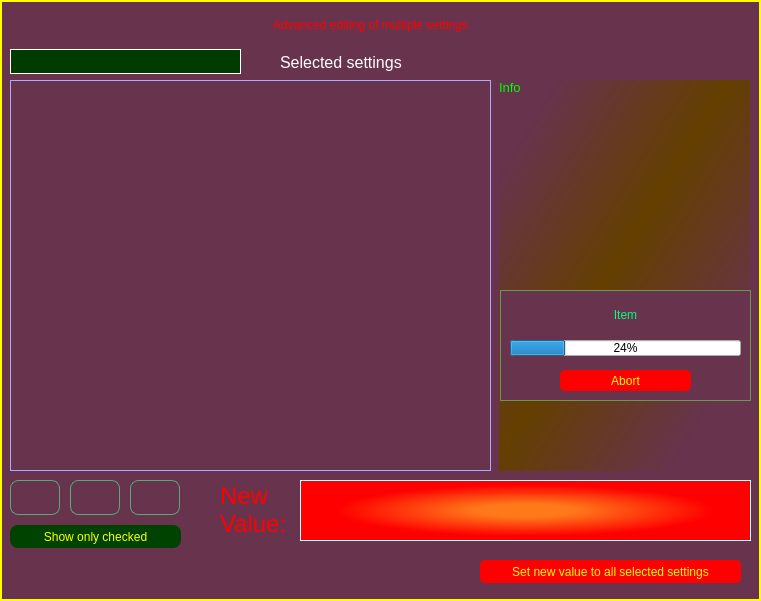
  <widget class="QFrame" name="frm_adv">
   <property name="geometry">
    <rect>
     <x>10</x>
     <y>100</y>
     <width>761</width>
     <height>601</height>
    </rect>
   </property>
   <property name="styleSheet">
    <string notr="true">QFrame {background-color: rgb(103, 51, 77); border: 2px solid #ffff00;}</string>
   </property>
   <property name="frameShape">
    <enum>QFrame::StyledPanel</enum>
   </property>
   <property name="frameShadow">
    <enum>QFrame::Raised</enum>
   </property>
   <widget class="QLabel" name="label">
    <property name="geometry">
     <rect>
      <x>10</x>
      <y>10</y>
      <width>721</width>
      <height>31</height>
     </rect>
    </property>
    <property name="styleSheet">
     <string notr="true">QLabel {color: rgb(255, 0, 0); font: 75 18pt &quot;Arial&quot;;  border: 0px;}</string>
    </property>
    <property name="text">
     <string>Advanced editing of multiple settings</string>
    </property>
    <property name="alignment">
     <set>Qt::AlignCenter</set>
    </property>
    <property name="textInteractionFlags">
     <set>Qt::LinksAccessibleByMouse|Qt::TextSelectableByMouse</set>
    </property>
   </widget>
   <widget class="QListWidget" name="lst_adv">
    <property name="geometry">
     <rect>
      <x>10</x>
      <y>80</y>
      <width>481</width>
      <height>391</height>
     </rect>
    </property>
    <property name="font">
     <font>
      <pointsize>14</pointsize>
     </font>
    </property>
    <property name="styleSheet">
     <string notr="true">QListWidget { border: 1px solid rgb(170, 170, 255);}</string>
    </property>
   </widget>
   <widget class="QLineEdit" name="txt_adv_find">
    <property name="geometry">
     <rect>
      <x>10</x>
      <y>49</y>
      <width>231</width>
      <height>25</height>
     </rect>
    </property>
    <property name="font">
     <font>
      <pointsize>12</pointsize>
     </font>
    </property>
    <property name="styleSheet">
     <string notr="true">QLineEdit {color: rgb(255, 255, 0); background-color: rgb(0, 59, 0);  border: 1px solid #ffffff;}
QLineEdit:hover {color: rgb(255, 255, 0); background-color: rgb(0, 85, 0);}</string>
    </property>
   </widget>
   <widget class="QPushButton" name="btn_adv_apply">
    <property name="geometry">
     <rect>
      <x>480</x>
      <y>560</y>
      <width>261</width>
      <height>23</height>
     </rect>
    </property>
    <property name="cursor">
     <cursorShape>PointingHandCursor</cursorShape>
    </property>
    <property name="styleSheet">
     <string notr="true">QPushButton {color: #ffff00; background-color:#ff0000; border-radius: 5px;}
QPushButton:hover {background-color: qlineargradient(spread:pad, x1:0, y1:0.00568182, x2:0.98, y2:0.982955, stop:0 #ffff00, stop:1 #ff0000); color: #0000ff;}
QPushButton:disabled {color: rgb(220, 220, 220); background-color: rgb(145, 145, 145);}</string>
    </property>
    <property name="text">
     <string>Set new value to all selected settings</string>
    </property>
    <property name="autoDefault">
     <bool>false</bool>
    </property>
   </widget>
   <widget class="QLabel" name="lbl_adv_counter">
    <property name="geometry">
     <rect>
      <x>280</x>
      <y>52</y>
      <width>471</width>
      <height>21</height>
     </rect>
    </property>
    <property name="font">
     <font>
      <pointsize>12</pointsize>
     </font>
    </property>
    <property name="styleSheet">
     <string notr="true">QLabel {color: rgb(255, 255, 255); border: 0px;}</string>
    </property>
    <property name="text">
     <string>Selected settings</string>
    </property>
    <property name="textInteractionFlags">
     <set>Qt::LinksAccessibleByMouse|Qt::TextSelectableByMouse</set>
    </property>
   </widget>
   <widget class="QLabel" name="lbl_adv_info">
    <property name="geometry">
     <rect>
      <x>499</x>
      <y>80</y>
      <width>251</width>
      <height>391</height>
     </rect>
    </property>
    <property name="font">
     <font>
      <pointsize>10</pointsize>
     </font>
    </property>
    <property name="styleSheet">
     <string notr="true">QLabel {color: rgb(0, 255, 0);  border: 0px; background-color: qlineargradient(spread:pad, x1:0.084, y1:0.099, x2:0.877, y2:0.857955, stop:0.0338983 rgba(103, 51, 77, 255), stop:0.485876 rgba(100, 63, 0, 255), stop:0.960452 rgba(103, 51, 77, 255));}
</string>
    </property>
    <property name="text">
     <string>Info</string>
    </property>
    <property name="alignment">
     <set>Qt::AlignLeading|Qt::AlignLeft|Qt::AlignTop</set>
    </property>
    <property name="wordWrap">
     <bool>true</bool>
    </property>
    <property name="textInteractionFlags">
     <set>Qt::LinksAccessibleByMouse|Qt::TextSelectableByMouse</set>
    </property>
   </widget>
   <widget class="QPushButton" name="btn_adv_select_all">
    <property name="geometry">
     <rect>
      <x>10</x>
      <y>480</y>
      <width>50</width>
      <height>35</height>
     </rect>
    </property>
    <property name="cursor">
     <cursorShape>PointingHandCursor</cursorShape>
    </property>
    <property name="styleSheet">
     <string notr="true">QPushButton {color: #ffff00; background-color: transparent; border: 1px solid rgb(85, 170, 127); border-radius: 8px;}
QPushButton:hover {background-color: qlineargradient(spread:pad, x1:0, y1:0.00568182, x2:0.98, y2:0.982955, stop:0 rgb(85, 0, 127), stop:1 #ff0000); color: rgb(130, 64, 97);}
</string>
    </property>
    <property name="text">
     <string/>
    </property>
    <property name="icon">
     <iconset>
      <normaloff>../images/checked.png</normaloff>../images/checked.png</iconset>
    </property>
    <property name="iconSize">
     <size>
      <width>30</width>
      <height>30</height>
     </size>
    </property>
    <property name="autoDefault">
     <bool>false</bool>
    </property>
   </widget>
   <widget class="QPushButton" name="btn_adv_select_none">
    <property name="geometry">
     <rect>
      <x>70</x>
      <y>480</y>
      <width>50</width>
      <height>35</height>
     </rect>
    </property>
    <property name="cursor">
     <cursorShape>PointingHandCursor</cursorShape>
    </property>
    <property name="styleSheet">
     <string notr="true">QPushButton {color: #ffff00; background-color: transparent; border: 1px solid rgb(85, 170, 127); border-radius: 8px;}
QPushButton:hover {background-color: qlineargradient(spread:pad, x1:0, y1:0.00568182, x2:0.98, y2:0.982955, stop:0 rgb(85, 0, 127), stop:1 #ff0000); color: rgb(130, 64, 97);}
</string>
    </property>
    <property name="text">
     <string/>
    </property>
    <property name="icon">
     <iconset>
      <normaloff>../images/not_checked.png</normaloff>../images/not_checked.png</iconset>
    </property>
    <property name="iconSize">
     <size>
      <width>30</width>
      <height>30</height>
     </size>
    </property>
    <property name="autoDefault">
     <bool>false</bool>
    </property>
   </widget>
   <widget class="QLabel" name="label_4">
    <property name="geometry">
     <rect>
      <x>220</x>
      <y>480</y>
      <width>78</width>
      <height>61</height>
     </rect>
    </property>
    <property name="font">
     <font>
      <pointsize>18</pointsize>
     </font>
    </property>
    <property name="styleSheet">
     <string notr="true">QLabel {color: rgb(255, 0, 0); border: 0px;}</string>
    </property>
    <property name="text">
     <string>New Value:</string>
    </property>
    <property name="wordWrap">
     <bool>true</bool>
    </property>
    <property name="textInteractionFlags">
     <set>Qt::LinksAccessibleByMouse|Qt::TextSelectableByMouse</set>
    </property>
   </widget>
   <widget class="QTextEdit" name="txt_adv_new_value">
    <property name="geometry">
     <rect>
      <x>300</x>
      <y>480</y>
      <width>451</width>
      <height>61</height>
     </rect>
    </property>
    <property name="font">
     <font>
      <pointsize>16</pointsize>
     </font>
    </property>
    <property name="styleSheet">
     <string notr="true">QTextEdit {color: rgb(255, 255, 0); background-color: qradialgradient(spread:pad, cx:0.5, cy:0.5, radius:0.5, fx:0.5, fy:0.5, stop:0.214689 rgba(255, 121, 26, 255), stop:0.836158 rgba(255, 0, 0, 255));  border: 1px solid #ffffff;}
QTextEdit:hover {background-color: qradialgradient(spread:pad, cx:0.5, cy:0.5, radius:0.5, fx:0.5, fy:0.5, stop:0.284091 rgba(255, 181, 26, 255), stop:0.778409 rgba(255, 0, 0, 255));}</string>
    </property>
   </widget>
   <widget class="QLabel" name="lbl_adv_close">
    <property name="geometry">
     <rect>
      <x>710</x>
      <y>5</y>
      <width>41</width>
      <height>41</height>
     </rect>
    </property>
    <property name="cursor">
     <cursorShape>PointingHandCursor</cursorShape>
    </property>
    <property name="styleSheet">
     <string notr="true">QLabel {background-color: transparent; border: 0px; border-radius: 13;} QLabel:hover {background-color: rgb(0, 255, 0);}</string>
    </property>
    <property name="text">
     <string/>
    </property>
    <property name="pixmap">
     <pixmap>../images/close.png</pixmap>
    </property>
    <property name="scaledContents">
     <bool>true</bool>
    </property>
   </widget>
   <widget class="QPushButton" name="btn_adv_swap_selection">
    <property name="geometry">
     <rect>
      <x>130</x>
      <y>480</y>
      <width>50</width>
      <height>35</height>
     </rect>
    </property>
    <property name="cursor">
     <cursorShape>PointingHandCursor</cursorShape>
    </property>
    <property name="styleSheet">
     <string notr="true">QPushButton {color: #ffff00; background-color: transparent; border: 1px solid rgb(85, 170, 127); border-radius: 8px;}
QPushButton:hover {background-color: qlineargradient(spread:pad, x1:0, y1:0.00568182, x2:0.98, y2:0.982955, stop:0 rgb(85, 0, 127), stop:1 #ff0000); color: rgb(130, 64, 97);}
</string>
    </property>
    <property name="text">
     <string/>
    </property>
    <property name="icon">
     <iconset>
      <normaloff>../images/replace.png</normaloff>../images/replace.png</iconset>
    </property>
    <property name="iconSize">
     <size>
      <width>30</width>
      <height>30</height>
     </size>
    </property>
    <property name="autoDefault">
     <bool>false</bool>
    </property>
   </widget>
   <widget class="QPushButton" name="btn_adv_show_checked">
    <property name="geometry">
     <rect>
      <x>10</x>
      <y>525</y>
      <width>171</width>
      <height>23</height>
     </rect>
    </property>
    <property name="cursor">
     <cursorShape>PointingHandCursor</cursorShape>
    </property>
    <property name="styleSheet">
     <string notr="true">QPushButton {color: #ffff00; background-color:#004200; border-radius: 8px;}
QPushButton:hover {background-color: qlineargradient(spread:pad, x1:0, y1:0.00568182, x2:0.98, y2:0.982955, stop:0 #ffff00, stop:1 #00af00); color: #00007f;}
</string>
    </property>
    <property name="text">
     <string>Show only checked</string>
    </property>
    <property name="autoDefault">
     <bool>false</bool>
    </property>
   </widget>
   <widget class="QFrame" name="frm_adv_progress">
    <property name="geometry">
     <rect>
      <x>500</x>
      <y>290</y>
      <width>251</width>
      <height>111</height>
     </rect>
    </property>
    <property name="styleSheet">
     <string notr="true">QFrame {	color: rgb(0, 255, 127); border: 1px solid rgb(104, 154, 76);}</string>
    </property>
    <property name="frameShape">
     <enum>QFrame::StyledPanel</enum>
    </property>
    <property name="frameShadow">
     <enum>QFrame::Raised</enum>
    </property>
    <widget class="QProgressBar" name="prg_adv_progress">
     <property name="geometry">
      <rect>
       <x>10</x>
       <y>50</y>
       <width>231</width>
       <height>16</height>
      </rect>
     </property>
     <property name="value">
      <number>24</number>
     </property>
     <property name="format">
      <string>%p%</string>
     </property>
    </widget>
    <widget class="QLabel" name="lbl_adv_progress">
     <property name="geometry">
      <rect>
       <x>10</x>
       <y>5</y>
       <width>231</width>
       <height>41</height>
      </rect>
     </property>
     <property name="styleSheet">
      <string notr="true">QLabel {border: 0px;}</string>
     </property>
     <property name="text">
      <string>Item</string>
     </property>
     <property name="alignment">
      <set>Qt::AlignCenter</set>
     </property>
     <property name="wordWrap">
      <bool>true</bool>
     </property>
     <property name="textInteractionFlags">
      <set>Qt::LinksAccessibleByMouse|Qt::TextSelectableByMouse</set>
     </property>
    </widget>
    <widget class="QPushButton" name="btn_adv_abort">
     <property name="geometry">
      <rect>
       <x>60</x>
       <y>80</y>
       <width>131</width>
       <height>21</height>
      </rect>
     </property>
     <property name="cursor">
      <cursorShape>PointingHandCursor</cursorShape>
     </property>
     <property name="styleSheet">
      <string notr="true">QPushButton {color: #ffff00; background-color:#ff0000; border-radius: 5px;}
QPushButton:hover {background-color: qlineargradient(spread:pad, x1:0, y1:0.00568182, x2:0.98, y2:0.982955, stop:0 #ffff00, stop:1 #ff0000); color: #0000ff;}
QPushButton:disabled {color: rgb(220, 220, 220); background-color: rgb(145, 145, 145);}</string>
     </property>
     <property name="text">
      <string>Abort</string>
     </property>
     <property name="autoDefault">
      <bool>false</bool>
     </property>
    </widget>
   </widget>
   <widget class="QPushButton" name="btn_adv_clear_filter">
    <property name="geometry">
     <rect>
      <x>244</x>
      <y>50</y>
      <width>30</width>
      <height>25</height>
     </rect>
    </property>
    <property name="cursor">
     <cursorShape>PointingHandCursor</cursorShape>
    </property>
    <property name="styleSheet">
     <string notr="true">QPushButton {color: #ffff00; background-color: transparent; border: 1px solid rgb(103, 51, 77); border-radius: 8px;}
QPushButton:hover {background-color: qlineargradient(spread:pad, x1:0, y1:0.00568182, x2:0.98, y2:0.982955, stop:0 rgb(85, 0, 127), stop:1 #ff0000); color: rgb(130, 64, 97);}
</string>
    </property>
    <property name="text">
     <string/>
    </property>
    <property name="icon">
     <iconset>
      <normaloff>../images/erase.png</normaloff>../images/erase.png</iconset>
    </property>
    <property name="iconSize">
     <size>
      <width>30</width>
      <height>30</height>
     </size>
    </property>
    <property name="autoDefault">
     <bool>false</bool>
    </property>
   </widget>
   <widget class="QLabel" name="lbl_adv_animated_gif">
    <property name="geometry">
     <rect>
      <x>710</x>
      <y>430</y>
      <width>41</width>
      <height>41</height>
     </rect>
    </property>
    <property name="styleSheet">
     <string notr="true">QLabel {background-color: transparent; border: 0px}</string>
    </property>
    <property name="text">
     <string/>
    </property>
   </widget>
  </widget>
